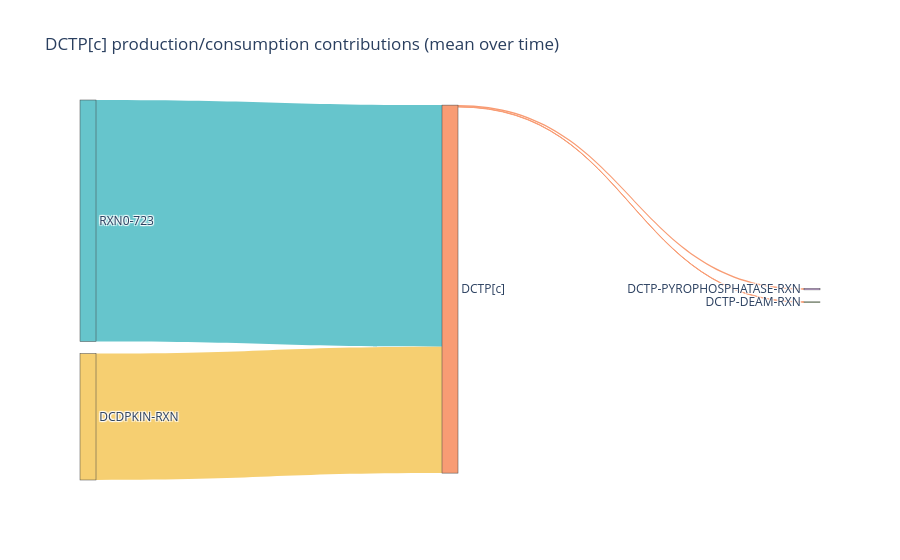

Source (notebook cell):
### Code cell
met_of_interest = 'DCTP[c]'
fig = sankey_metabolite_flux(
    met_of_interest=met_of_interest,
    fba=fba_pr,
    metabolism=metabolism_pr,
    agg="mean",
    top_n=10,
    min_abs_contrib=1e-6,
    title=f"{met_of_interest} production/consumption contributions (mean over time)",
)[0]
fig.show()

### Figure 1 — Plotly figure (JSON) as saved in the notebook; plotly's stock layout.template omitted (floating-point values rounded to 4 significant figures)
{"data": [{"arrangement": "snap", "link": {"color": ["rgb(102, 197, 204)", "rgb(246, 207, 113)", "rgb(248, 156, 116)", "rgb(248, 156, 116)"], "label": ["RXN0-723 produces DCTP[c]: |S*v|=656", "DCDPKIN-RXN produces DCTP[c]: |S*v|=344", "DCTP-PYROPHOSPHATASE-RXN consumes DCTP[c]: |S*v|=4.1", "DCTP-DEAM-RXN consumes DCTP[c]: |S*v|=1"], "source": [0, 1, 2, 2], "target": [2, 2, 3, 4], "value": [656.4, 343.6, 4.102, 1.0]}, "node": {"color": ["rgb(102, 197, 204)", "rgb(246, 207, 113)", "rgb(248, 156, 116)", "rgb(220, 176, 242)", "rgb(135, 197, 95)"], "label": ["RXN0-723", "DCDPKIN-RXN", "DCTP[c]", "DCTP-PYROPHOSPHATASE-RXN", "DCTP-DEAM-RXN"], "line": {"width": 0.5}, "pad": 12, "thickness": 16}, "type": "sankey"}], "layout": {"title": {"text": "DCTP[c] production/consumption contributions (mean over time)"}, "paper_bgcolor": "rgba(255, 0, 0, 0)", "plot_bgcolor": "rgba(255, 0, 0, 0)"}}
